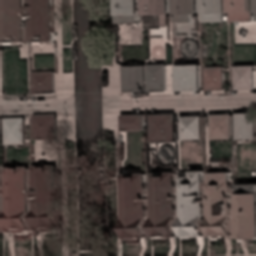
#> input picture data/training/images/90-split/satImage_012_Aug13.png, 256 x 256 px; its folder holds 4 pictures in this run
$ jupyter execute --allow-errors Logistic.ipynb
#> lines starting #> are read from the running program, lines starting #| are printed output that depends on the picture
### baseline/helpers.py
""" Several helper functions utilized for the logistic regression and convolution network.
Most of them are provided by the course staff and ETH. """

import numpy as np
import matplotlib.image as mpimg
import re
from PIL import Image
import os


IMG_WIDTH = 0
IMG_HEIGHT = 0
N_PATCHES_PER_IMAGE = 0
IMG_PATCH_SIZE = 16
PIXEL_DEPTH = 255

# [80 lines left out: functions img_float_to_uint8, label_to_img, concatenate_images, not called in this run]


def img_crop(im, w, h):
  ''' (ETH) Extracting patches of width w and height h from an image

  Parameters
  ------------
  im: Image
      The image to extract patches from
  w: int
      The width of the patch
  h: int
      The height of the patch

  Returns
  -------
  list_patches: list
      A list containing patches
  '''

  list_patches = []
  imgwidth = im.shape[0]
  imgheight = im.shape[1]
  is_2d = len(im.shape) < 3
  for i in range(0, imgheight, h):
      for j in range(0, imgwidth, w):
          if is_2d:
              im_patch = im[j:j+w, i:i+h]
          else:
              im_patch = im[j:j+w, i:i+h, :]
          list_patches.append(im_patch)
  return list_patches


# [5 lines left out: function extract_features, not called in this run]


def extract_features_2d(img):
    """ Extracting 2-dimensional features from image, consisting of average gray color and variance.

    Parameters
    ----------
    img: ndarray
      An array containing the desired image

    Returns
    -------
    feat: ndarray
      An array containing the extracted features
    """

    feat_m = np.mean(img)
    feat_v = np.var(img)
    feat = np.append(feat_m, feat_v)
    return feat


# [21 lines left out: function extract_img_features, not called in this run]


def value_to_class(v, foreground_threshold):
    """ Assigning value to class.

    Parameters
    ----------
    v: float
      A float, mainly representing the predicted 'probability' for a patch
    foreground_threshold: float
      The threshold on whether to predict 1 or 0 for the patch

    Returns
    -------
    Either 1 or 0
    """

    df = np.sum(v)
    if df > foreground_threshold:
        return 1
    else:
        return 0


def mask_to_submission_strings(image_filename, thr):
    """ Reading a single image and outputs the strings that should go into the submission file.

    Parameters
    ------------
    image_filename: string
      The image filename
    thr: float
      The threshold for converting a patch to label

    Yields
    --------
    A formatted prediction string
    """

    img_number = int(re.search(r"\d+", image_filename).group(0))
    im = mpimg.imread(image_filename)
    patch_size = 16
    for j in range(0, im.shape[1], patch_size):
        for i in range(0, im.shape[0], patch_size):
            patch = im[i:i + patch_size, j:j + patch_size]
            label = patch_to_label(patch, thr)
            yield("{:03d}_{}_{},{}".format(img_number, j, i, label))


def masks_to_submission(submission_filename, thr, *image_filenames):
    """ Converting images into a submission file.

    Parameters
    ------------
    submission_filename: string
      the name of the submission file
    thr: float
      The threshold for converting a patch to label
    *image_filenames: list
      list of the image filnames that should be included in the prediction
    """

    with open(submission_filename, 'w') as f:
        f.write('id,prediction\n')
        for fn in image_filenames[0:]:
            f.writelines('{}\n'.format(s)
                         for s in mask_to_submission_strings(fn, thr))


# [222 lines left out: functions patch_to_label, make_img_overlay, extract_labels, label_to_img, extract_labels, extract_labels and 1 more, not called in this run]

### baseline/Logistic.ipynb
This notebook contains feature processing and training for a baseline logistic regression model, along with the prediction generation. A model is trained both with the original data set and the augmented data set.

[cell 1]
import numpy as np
import os
import matplotlib.image as mpimg
import matplotlib.pyplot as plt
import os
from pathlib import Path
import cv2
from sklearn.model_selection import train_test_split
from sklearn.linear_model import LogisticRegression
from sklearn.metrics import f1_score
from helpers import *

## Data Loading

[cell 2]
# Path to original images
image_path = str(Path.cwd().parent) + "/data/original/images/"

# Loading original images
files = os.listdir(image_path)
n = len(files)
print("Loading " + str(n) + " images")
#> (the rest of this cell did not finish here and is left out)

[cell 3]
# Path to groundtruth images
gt_dir = str(Path.cwd().parent) + "/data/original/groundtruth/"
print("Loading " + str(n) + " images")

# Loading groundtruth images
gt_imgs = []
#> (the rest of this cell did not finish here and is left out)

[cell 4]
# Each patch is 16*16 pixels
patch_size = 16
#> patch_size = 16

# Extracting patches from the images
#> (the rest of this cell did not finish here and is left out)

[cell 5]
# Percentage of pixels > 1 required to assign a foreground label to a patch
foreground_threshold = 0.25

# Extracting features from images
#> (the rest of this cell did not finish here and is left out)

#> (a cell that did not finish here is left out)

## Model

[cell 7]
# Creating logistic regression model with sklearn
logreg = LogisticRegression(C=1e5, class_weight="balanced")
#> (the rest of this cell did not finish here and is left out)

#> (a cell that did not finish here is left out)

## Predictions

[cell 9]
# Path for test images
image_path = str(Path.cwd().parent) + "/data/testing/"

# Loading test images
#> (the rest of this cell did not finish here and is left out)

#> (a cell that did not finish here is left out)

[cell 11]
# Generating the prediction file for the test set
submission_filename = 'pred.csv'
image_filenames = []
for j in range(1, 51):
    image_filename = 'pred/test%d.png' % j
    image_filenames.append(image_filename)
#> (the rest of this cell did not finish here and is left out)


#> (a cell that did not finish here is left out)

## Creating New Model With Augmented Training Set

[cell 13]
# Path to augmented training set
image_dir = str(Path.cwd().parent) + "/data/training/images/90-split/"

# Loading the images
files = os.listdir(image_dir)
#> files = ['satImage_012_Aug13.png', 'satImage_024.png', 'satImage_024_Aug01.png', 'satImage_024_Aug13.png']
n = len(files)
#> n = 4
imgs = [mpimg.imread(image_dir + files[i]) for i in range(n)]
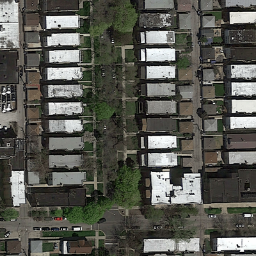
#> input picture data/training/images/90-split/satImage_024.png, 256 x 256 px
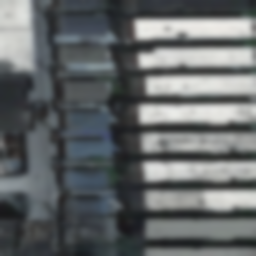
#> input picture data/training/images/90-split/satImage_024_Aug01.png, 256 x 256 px
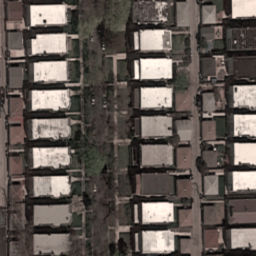
#> input picture data/training/images/90-split/satImage_024_Aug13.png, 256 x 256 px
#> imgs = 4 items

# Loading the groundtruth images
gt_dir = str(Path.cwd().parent) + "/data/training/groundtruth/90-split/"
gt_imgs = []
for i in range (n):
    img = mpimg.imread(gt_dir + files[i])
#> img is the input picture: shape (256, 256, 3) float32; mean R, G, B 0.325, 0.285, 0.263
    try:
        gt_imgs.append(img[:,:,0])
    except:
        gt_imgs.append(img)

[cell 14]
# Extract 16x16 patches from input images
patch_size = 16

# Extracting patches
img_patches = [img_crop(imgs[i], patch_size, patch_size) for i in range(n)]
#> after the loop in img_crop, `for i in range(0, imgheight, h):`: list_patches = 256 items
#> img_patches = 4 items
gt_patches = [img_crop(gt_imgs[i], patch_size, patch_size) for i in range(n)]

# Linearizing list of patches
img_patches = np.asarray([img_patches[i][j] for i in range(len(img_patches)) for j in range(len(img_patches[i]))])
gt_patches =  np.asarray([gt_patches[i][j] for i in range(len(gt_patches)) for j in range(len(gt_patches[i]))])

[cell 15]
# Defining threshold for assigning patch as road
foreground_threshold = 0.25

# Extracting features and labels
X = np.asarray([extract_features_2d(img_patches[i]) for i in range(len(img_patches))])
#> in extract_features_2d, `feat_m = np.mean(img)`: feat_m = 0.274
#> in extract_features_2d, `feat_v = np.var(img)`: feat_v = 0.00113
#> in extract_features_2d, `feat = np.append(feat_m, feat_v)`: feat = [0.274, 0.00113]
#> X = 1024 pairs, first value 0.125 to 0.899, second value 0.000146 to 0.141
Y = np.asarray([value_to_class(np.mean(gt_patches[i]), foreground_threshold) for i in range(len(gt_patches))])

# Splitting in training and test sets
x_train, x_test, y_train, y_test = train_test_split(X, Y, test_size=0.2, random_state=1)
